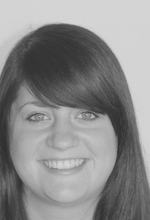
#> input picture DataMining/Protokoll6/Test/13-2.png, 150 x 220 px; its folder holds 3 pictures in this run
$ python facerecognitionTemplate.py   (Python 2 division)
#> lines starting #> are read from the running program, lines starting #| are printed output that depends on the picture
from os.path import isdir,join,normpath
from os import listdir
from PIL import Image
import sys

import numpy as np
from numpy import asfarray,dot,argmin,zeros

import tkFileDialog

def parseDirectory(directoryName,extension):
    '''This method returns a list of all filenames in the Directory directoryName.
    For each file the complete absolute path is given in a normalized manner (with
    double backslashes). Moreover only files with the specified extension are returned in
    the list.
    '''
    if not isdir(directoryName): return
    imagefilenameslist=sorted([
        normpath(join(directoryName, fname))
        for fname in listdir(directoryName)
        if fname.lower().endswith('.'+extension)
        ])
    return imagefilenameslist

#####################################################################################
# Implement required functions here
#
#
#
#open all images of the listOfTrainFiles, and return a list of Image objects
def generateListOfImgs(listOfTrainFiles):
    result = []
    for file in listOfTrainFiles:
        img = Image.open(file)
        print img.size
        result.append(img)

    return result

#gets a list of Image objects, returns the images as numpy arrays in a list
def convertImgListToNumpyData(imgList):
    shape = (1, imgList[0].size[0]*imgList[0].size[1])
    col= shape[1]
    row= len(imgList)
    matrix = np.zeros((row,col))
    #print matrix.shape
    count = 0
    for img in imgList:
        np_im=np.asfarray(img)
        np_im = np_im.reshape(shape)
        max = np_im[0,np.argmax(np_im)]
        #norm the values in range of 0..1
        for i in range(col):
            np_im[0,i] = np_im[0,i]/float(max)
        matrix[count] = np_im
        count += 1
    return matrix

#returns the eigenfaces of the input matrix
def calculateEigenfaces(adjfaces, width, height):
    matrix = adjfaces.T.dot(adjfaces)
    #gets eigenfaces of XT*X
    eigenvalues, eigenvectors = np.linalg.eigh(matrix)
    #mulitply the eigenvectors with X for getting the eigenvectors of X
    u = adjfaces.dot(eigenvectors)
    #"change" order of the sort
    index = eigenvalues.argsort()[::-1]
    u=u[:, index]
    return u

#returns the transformed face in eigenface-space, gets eigenfaces, the face that should be transformed and the number of relevant eigenfaces
def transformToEigenfaceSpace(eigenfaces, face, numFeatures):
    pointToEigenspace = np.zeros(shape=(numFeatures))
    for i in range(numFeatures):
        pointToEigenspace[i]=dot((eigenfaces[:,i:i+1].T), face)
    return pointToEigenspace
####################################################################################
#Start of main programm

#Choose Directory which contains all training images
TrainDir=tkFileDialog.askdirectory(title="Choose Directory of training images")
#> the answer given: Test
#Choose the file extension of the image files
Extension='png'

####################################################################################
# Implement required functionality of the main programm here

#TRAININGPHASE
#get list of full filenames
listOfTrainFiles = parseDirectory(TrainDir,Extension)
#get list of Image objects from filename list
imgList = generateListOfImgs(listOfTrainFiles)
#> in generateListOfImgs, img is the input picture: PIL image 150x220 L; min 47, max 215, mean 138.6
#| (150, 220)
#> imgList = 3 items
#convert all images into numpy arrays
matrix = convertImgListToNumpyData(imgList)
#> in convertImgListToNumpyData, `row= len(imgList)`: row = 3
#> the loop in convertImgListToNumpyData, `for img in imgList:` made 3 passes
#> max on passes 1 to 3: 215, 255, 255
#> pass 2, in convertImgListToNumpyData, `np_im=np.asfarray(img)`:
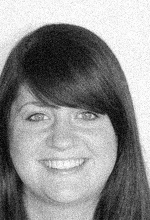
#> np_im: shape (220, 150) float64; min 1, max 255, mean 143
#> pass 3, in convertImgListToNumpyData, `np_im=np.asfarray(img)`:
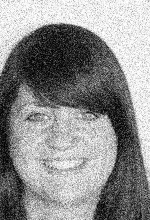
#> np_im: shape (220, 150) float64; min 0, max 255, mean 141.4
#calculate the average face of all faces
averageFace = np.average(matrix,0)
#show averageFace
Image.fromarray(averageFace.reshape((220,150))*255).show()
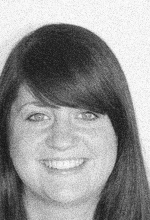
#> shown: PIL image 150x220 F; min 21.25, max 253.8, mean 149.6

#get averagefree faces
NormedArrayOfFaces = np.subtract(matrix,averageFace)
'''
#show all averagefree training faces
for face in NormedArrayOfFaces:
    Image.fromarray(face.reshape((220,150))*255).show()
'''
#calculate eigenfaces
eigenFaces = calculateEigenfaces(NormedArrayOfFaces.T, NormedArrayOfFaces.shape[1], NormedArrayOfFaces.shape[0])
#> in calculateEigenfaces, `matrix = adjfaces.T.dot(adjfaces)`: matrix = [[175.1, -50.37, -124.7], [-50.37, 93.26, -42.89], [-124.7, -42.89, 167.6]]
#> in calculateEigenfaces, `eigenvalues, eigenvectors = np.linalg.eigh(matrix)`: eigenvalues = [-4.26e-14, 139.6, 296.3]; eigenvectors = [[-0.577, 0.379, 0.723], [-0.577, -0.816, -0.0338], [-0.577, 0.437, -0.69]]
#> in calculateEigenfaces, `index = eigenvalues.argsort()[::-1]`: index = [2, 1, 0]
#transform all trainingfaces into eigenface-space
allTransformed = []
for face in NormedArrayOfFaces:
#> (the run stopped early here; a loop or call above may not have finished)
